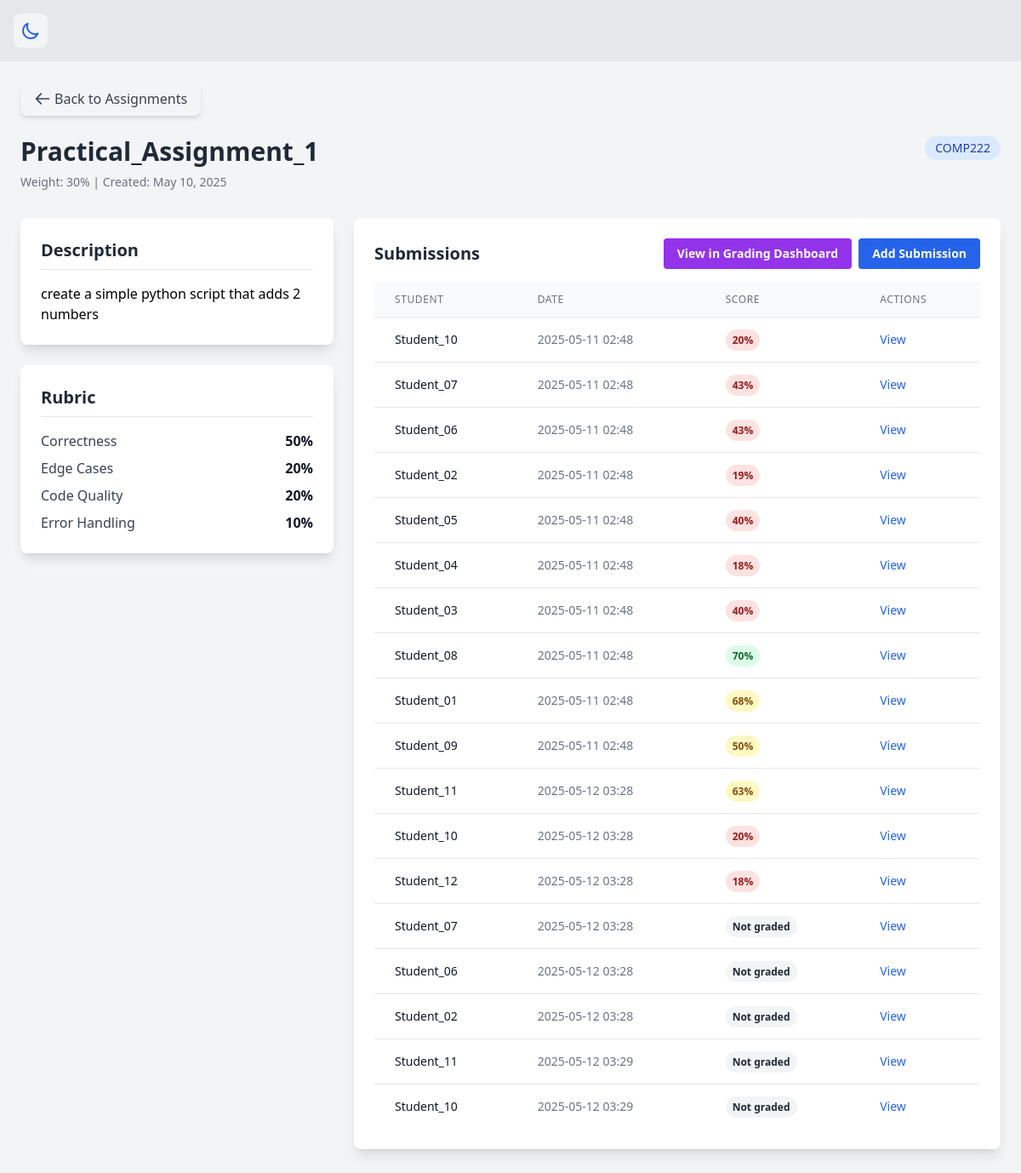
/assignment/1, run on the app's committed database.
### app.py (models this page shows, shortened)
class Assignment(db.Model):
    id = db.Column(db.Integer, primary_key=True)
    name = db.Column(db.String(100), nullable=False)
    description = db.Column(db.Text, nullable=False)
    course = db.Column(db.String(100))
    weight = db.Column(db.Integer, default=100)
    rubric = db.Column(db.JSON)
    created_at = db.Column(db.DateTime, default=datetime.datetime.utcnow)
    submissions = db.relationship('Submission', backref='assignment', lazy=True)

class Submission(db.Model):
    id = db.Column(db.Integer, primary_key=True)
    student_name = db.Column(db.String(100), nullable=False)
    student_id = db.Column(db.Integer, db.ForeignKey('student.id'), nullable=True)
    assignment_id = db.Column(db.Integer, db.ForeignKey('assignment.id'), nullable=False)
    content = db.Column(db.Text, nullable=False)
    file_path = db.Column(db.String(255), nullable=True)
    grading_breakdown = db.Column(db.JSON, nullable=True)
    submitted_at = db.Column(db.DateTime, default=datetime.datetime.utcnow)

### app.py (the view)
@app.route("/assignment/<int:assignment_id>")
def view_assignment(assignment_id):
    assignment = Assignment.query.get_or_404(assignment_id)
    submissions = Submission.query.filter_by(assignment_id=assignment_id).all()
    return render_template("assignment_detail.html", assignment=assignment, submissions=submissions)

### templates/assignment_detail.html (shortened to what this page needs)
{% extends "base.html" %}
{% block content %}
<div class="p-6 bg-gray-100 dark:bg-gray-900 min-h-screen">
  <div class="mb-6">
    <a href="{{ url_for('home') }}" class="inline-flex items-center bg-gray-100 hover:bg-gray-200 dark:bg-gray-700 dark:hover:bg-gray-600 text-gray-700 dark:text-gray-200 font-medium py-2 px-4 rounded-lg transition shadow-md">
      <svg class="w-5 h-5 mr-1" fill="none" stroke="currentColor" viewBox="0 0 24 24" xmlns="http://www.w3.org/2000/svg">
        <path stroke-linecap="round" stroke-linejoin="round" stroke-width="2" d="M10 19l-7-7m0 0l7-7m-7 7h18"></path>
      </svg>
      Back to Assignments
    </a>
  </div>
  <div class="mb-8">
    <div class="flex justify-between items-start mb-2">
      <h1 class="text-3xl font-bold text-gray-800 dark:text-white">{{ assignment.name }}</h1>
      {% if assignment.course %}
        <span class="bg-blue-100 dark:bg-blue-900 text-blue-800 dark:text-blue-200 px-3 py-1 rounded-full text-sm">
          {{ assignment.course }}
        </span>
      {% endif %}
    </div>
    <div class="text-sm text-gray-500 dark:text-gray-400 mb-4">
      Weight: {{ assignment.weight }}% | Created: {{ assignment.created_at.strftime('%B %d, %Y') }}
    </div>
  </div>
  <div class="grid grid-cols-1 lg:grid-cols-3 gap-6">
    <div class="lg:col-span-1">
      <div class="bg-white dark:bg-gray-800 rounded-lg shadow-lg p-6 mb-6">
        <h2 class="text-xl font-bold text-gray-800 dark:text-white mb-4 border-b pb-2">Description</h2>
        <div class="prose dark:prose-invert max-w-none">
          {{ assignment.description|safe }}
        </div>
      </div>
      <div class="bg-white dark:bg-gray-800 rounded-lg shadow-lg p-6">
        <h2 class="text-xl font-bold text-gray-800 dark:text-white mb-4 border-b pb-2">Rubric</h2>
        {% if assignment.rubric %}
          <ul class="space-y-2">
            {% for criterion, points in assignment.rubric.items() %}
              <li class="flex justify-between">
                <span class="text-gray-700 dark:text-gray-300">{{ criterion }}</span>
                <span class="font-semibold text-gray-900 dark:text-white">{{ points }}%</span>
              </li>
            {% endfor %}
          </ul>
        {% else %}
          <p class="text-gray-500 dark:text-gray-400">No rubric defined for this assignment.</p>
        {% endif %}
      </div>
    </div>
    <div class="lg:col-span-2">
      <div class="bg-white dark:bg-gray-800 rounded-lg shadow-lg p-6">
        <div class="flex justify-between items-center mb-4">
          <h2 class="text-xl font-bold text-gray-800 dark:text-white">Submissions</h2>
          <div class="flex space-x-2">
            <a href="{{ url_for('grading_dashboard') }}?assignment_id={{ assignment.id }}"
               class="bg-purple-600 hover:bg-purple-700 text-white text-sm font-semibold py-2 px-4 rounded transition">
              View in Grading Dashboard
            </a>
            <button
              class="bg-blue-600 hover:bg-blue-700 text-white text-sm font-semibold py-2 px-4 rounded transition"
              id="addSubmissionBtn">
              Add Submission
            </button>
          </div>
        </div>
        {% if submissions %}
          <div class="overflow-x-auto">
            <table class="min-w-full divide-y divide-gray-200 dark:divide-gray-700">
              <thead class="bg-gray-50 dark:bg-gray-700">
                <tr>
                  <th class="px-6 py-3 text-left text-xs font-medium text-gray-500 dark:text-gray-300 uppercase tracking-wider">Student</th>
                  <th class="px-6 py-3 text-left text-xs font-medium text-gray-500 dark:text-gray-300 uppercase tracking-wider">Date</th>
                  <th class="px-6 py-3 text-left text-xs font-medium text-gray-500 dark:text-gray-300 uppercase tracking-wider">Score</th>
                  <th class="px-6 py-3 text-left text-xs font-medium text-gray-500 dark:text-gray-300 uppercase tracking-wider">Actions</th>
                </tr>
              </thead>
              <tbody class="bg-white dark:bg-gray-800 divide-y divide-gray-200 dark:divide-gray-700">
                {% for submission in submissions %}
                  <tr class="hover:bg-gray-50 dark:hover:bg-gray-700">
                    <td class="px-6 py-4 whitespace-nowrap text-sm font-medium text-gray-900 dark:text-white">
                      {{ submission.student_name }}
                    </td>
                    <td class="px-6 py-4 whitespace-nowrap text-sm text-gray-500 dark:text-gray-300">
                      {{ submission.submitted_at.strftime('%Y-%m-%d %H:%M') }}
                    </td>
                    <td class="px-6 py-4 whitespace-nowrap text-sm text-gray-500 dark:text-gray-300">
                      {% if submission.grading_breakdown %}
                        {% set total_score = submission.grading_breakdown.get('scores', {}).get('total', submission.grading_breakdown.get('total', 0)) %}
                        <span class="px-2 py-1 text-xs font-semibold rounded-full
                          {% if total_score >= 70 %}
                            bg-green-100 dark:bg-green-800 text-green-800 dark:text-green-100
                          {% elif total_score >= 50 %}
                            bg-yellow-100 dark:bg-yellow-800 text-yellow-800 dark:text-yellow-100
                          {% else %}
                            bg-red-100 dark:bg-red-800 text-red-800 dark:text-red-100
                          {% endif %}
                        ">
                          {{ total_score }}%
                        </span>
                      {% else %}
                        <span class="px-2 py-1 text-xs font-semibold rounded-full bg-gray-100 dark:bg-gray-600 text-gray-800 dark:text-gray-100">
                          Not graded
                        </span>
                      {% endif %}
                    </td>
                    <td class="px-6 py-4 whitespace-nowrap text-sm text-gray-500 dark:text-gray-300">
                      <button
                        class="text-blue-600 hover:text-blue-900 dark:text-blue-400 dark:hover:text-blue-300"
                        onclick="viewSubmission('{{ submission.id }}')">
                        View
                      </button>
                    </td>
                  </tr>
                {% endfor %}
              </tbody>
            </table>
          </div>
        {% endif %}
      </div>
    </div>
  </div>
</div>
{% endblock %}

### templates/base.html (shortened to what this page needs)
<!DOCTYPE html>
<html lang="en" class="transition-colors duration-300">
<head>
    <script src="https://cdn.tailwindcss.com"></script>
    </head>
<body class="bg-gray-200 dark:bg-gray-900 text-black dark:text-white">
    <header class="p-4">
      <button id="darkModeToggle" class="p-2 rounded-lg bg-gray-100 dark:bg-gray-800 hover:bg-gray-200 dark:hover:bg-gray-700 transition-colors duration-200">
        <svg class="w-6 h-6 dark:hidden text-blue-600" fill="none" stroke="currentColor" viewBox="0 0 24 24" xmlns="http://www.w3.org/2000/svg">
          <path stroke-linecap="round" stroke-linejoin="round" stroke-width="2" d="M20.354 15.354A9 9 0 018.646 3.646 9.003 9.003 0 0012 21a9.003 9.003 0 008.354-5.646z"></path>
        </svg>
      </button>
    </header>
    <main>
      {% block content %}{% endblock %}
    </main>
</body>
</html>

### data on the page
Assignment: name "Practical_Assignment_1", course "COMP222", weight "30", created_at "May 10, 2025", description "create a simple python script that adds 2 numbers"
Submission: student_name "Student_10", submitted_at "2025-05-11 02:48", total_score "20"
Submission: student_name "Student_07", submitted_at "2025-05-11 02:48", total_score "43"
Submission: student_name "Student_06", submitted_at "2025-05-11 02:48", total_score "43"
Submission: student_name "Student_02", submitted_at "2025-05-11 02:48", total_score "19"
Submission: student_name "Student_05", submitted_at "2025-05-11 02:48", total_score "40"
Submission: student_name "Student_04", submitted_at "2025-05-11 02:48", total_score "18"
Submission: student_name "Student_03", submitted_at "2025-05-11 02:48", total_score "40"
Submission: student_name "Student_08", submitted_at "2025-05-11 02:48", total_score "70"
Submission: student_name "Student_01", submitted_at "2025-05-11 02:48", total_score "68"
Submission: student_name "Student_09", submitted_at "2025-05-11 02:48", total_score "50"
Submission: student_name "Student_11", submitted_at "2025-05-12 03:28", total_score "63"
Submission: student_name "Student_10", submitted_at "2025-05-12 03:28", total_score "20"
Submission: student_name "Student_12", submitted_at "2025-05-12 03:28", total_score "18"
Submission: student_name "Student_07", submitted_at "2025-05-12 03:28", shows "Not graded"
Submission: student_name "Student_06", submitted_at "2025-05-12 03:28", shows "Not graded"
Submission: student_name "Student_02", submitted_at "2025-05-12 03:28", shows "Not graded"
Submission: student_name "Student_11", submitted_at "2025-05-12 03:29", shows "Not graded"
Submission: student_name "Student_10", submitted_at "2025-05-12 03:29", shows "Not graded"

### other printed values
{{ criterion }} "Correctness" "Edge Cases" "Code Quality" "Error Handling"
{{ points }} "50" "20" "20" "10"
